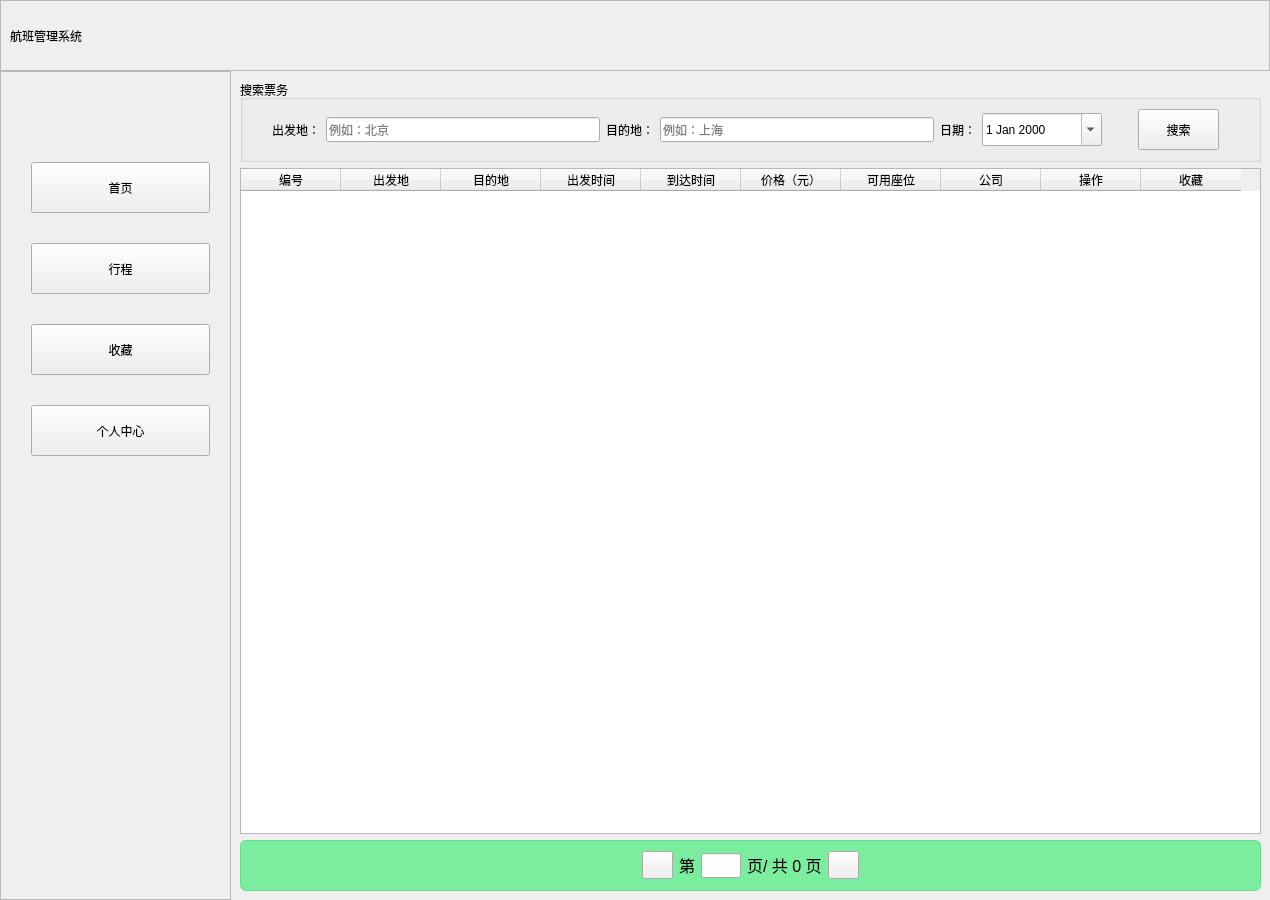
<?xml version="1.0" encoding="UTF-8"?>
<ui version="4.0">
 <class>Deal</class>
 <widget class="QWidget" name="Deal">
  <property name="geometry">
   <rect>
    <x>0</x>
    <y>0</y>
    <width>1270</width>
    <height>900</height>
   </rect>
  </property>
  <property name="windowTitle">
   <string>订票系统</string>
  </property>
  <layout class="QVBoxLayout" name="verticalLayout_main">
   <property name="spacing">
    <number>0</number>
   </property>
   <property name="leftMargin">
    <number>0</number>
   </property>
   <property name="topMargin">
    <number>0</number>
   </property>
   <property name="rightMargin">
    <number>0</number>
   </property>
   <property name="bottomMargin">
    <number>0</number>
   </property>
   <item>
    <widget class="QFrame" name="HeaderBar">
     <property name="minimumSize">
      <size>
       <width>0</width>
       <height>71</height>
      </size>
     </property>
     <property name="maximumSize">
      <size>
       <width>16777215</width>
       <height>71</height>
      </size>
     </property>
     <property name="frameShape">
      <enum>QFrame::Shape::StyledPanel</enum>
     </property>
     <property name="frameShadow">
      <enum>QFrame::Shadow::Raised</enum>
     </property>
     <layout class="QHBoxLayout" name="horizontalLayout_header">
      <item>
       <widget class="QLabel" name="Title">
        <property name="minimumSize">
         <size>
          <width>151</width>
          <height>31</height>
         </size>
        </property>
        <property name="text">
         <string>航班管理系统</string>
        </property>
       </widget>
      </item>
      <item>
       <spacer name="horizontalSpacer_header">
        <property name="orientation">
         <enum>Qt::Orientation::Horizontal</enum>
        </property>
        <property name="sizeHint" stdset="0">
         <size>
          <width>40</width>
          <height>20</height>
         </size>
        </property>
       </spacer>
      </item>
      <item>
       <widget class="QPushButton" name="Avatar">
        <property name="minimumSize">
         <size>
          <width>41</width>
          <height>41</height>
         </size>
        </property>
        <property name="text">
         <string/>
        </property>
        <property name="flat">
         <bool>true</bool>
        </property>
       </widget>
      </item>
     </layout>
    </widget>
   </item>
   <item>
    <layout class="QHBoxLayout" name="horizontalLayout_body">
     <property name="spacing">
      <number>0</number>
     </property>
     <item>
      <widget class="QFrame" name="btn_frame">
       <property name="minimumSize">
        <size>
         <width>231</width>
         <height>0</height>
        </size>
       </property>
       <property name="maximumSize">
        <size>
         <width>231</width>
         <height>16777215</height>
        </size>
       </property>
       <property name="frameShape">
        <enum>QFrame::Shape::StyledPanel</enum>
       </property>
       <property name="frameShadow">
        <enum>QFrame::Shadow::Raised</enum>
       </property>
       <layout class="QVBoxLayout" name="verticalLayout_sidebar">
        <property name="spacing">
         <number>30</number>
        </property>
        <property name="leftMargin">
         <number>30</number>
        </property>
        <property name="topMargin">
         <number>90</number>
        </property>
        <property name="rightMargin">
         <number>20</number>
        </property>
        <item>
         <widget class="QPushButton" name="home">
          <property name="minimumSize">
           <size>
            <width>0</width>
            <height>51</height>
           </size>
          </property>
          <property name="styleSheet">
           <string notr="true"/>
          </property>
          <property name="text">
           <string>首页</string>
          </property>
         </widget>
        </item>
        <item>
         <widget class="QPushButton" name="Deal_2">
          <property name="minimumSize">
           <size>
            <width>0</width>
            <height>51</height>
           </size>
          </property>
          <property name="styleSheet">
           <string notr="true"/>
          </property>
          <property name="text">
           <string>行程</string>
          </property>
         </widget>
        </item>
        <item>
         <widget class="QPushButton" name="favorite_button">
          <property name="minimumSize">
           <size>
            <width>0</width>
            <height>51</height>
           </size>
          </property>
          <property name="styleSheet">
           <string notr="true"/>
          </property>
          <property name="text">
           <string>收藏</string>
          </property>
         </widget>
        </item>
        <item>
         <widget class="QPushButton" name="Single_Center">
          <property name="minimumSize">
           <size>
            <width>0</width>
            <height>51</height>
           </size>
          </property>
          <property name="styleSheet">
           <string notr="true"/>
          </property>
          <property name="text">
           <string>个人中心</string>
          </property>
         </widget>
        </item>
        <item>
         <spacer name="verticalSpacer_sidebar">
          <property name="orientation">
           <enum>Qt::Orientation::Vertical</enum>
          </property>
          <property name="sizeHint" stdset="0">
           <size>
            <width>20</width>
            <height>40</height>
           </size>
          </property>
         </spacer>
        </item>
       </layout>
      </widget>
     </item>
     <item>
      <widget class="QStackedWidget" name="stackedWidget">
       <property name="autoFillBackground">
        <bool>true</bool>
       </property>
       <property name="currentIndex">
        <number>0</number>
       </property>
       <widget class="QWidget" name="page_tickets">
        <property name="enabled">
         <bool>true</bool>
        </property>
        <layout class="QVBoxLayout" name="verticalLayout_content">
         <item>
          <widget class="QGroupBox" name="searchGroup">
           <property name="minimumSize">
            <size>
             <width>0</width>
             <height>80</height>
            </size>
           </property>
           <property name="autoFillBackground">
            <bool>false</bool>
           </property>
           <property name="styleSheet">
            <string notr="true"/>
           </property>
           <property name="title">
            <string>搜索票务</string>
           </property>
           <layout class="QHBoxLayout" name="horizontalLayout">
            <item>
             <spacer name="horizontalSpacer_search_2">
              <property name="orientation">
               <enum>Qt::Orientation::Horizontal</enum>
              </property>
              <property name="sizeType">
               <enum>QSizePolicy::Policy::Minimum</enum>
              </property>
              <property name="sizeHint" stdset="0">
               <size>
                <width>20</width>
                <height>20</height>
               </size>
              </property>
             </spacer>
            </item>
            <item>
             <widget class="QLabel" name="label_from">
              <property name="styleSheet">
               <string notr="true"/>
              </property>
              <property name="text">
               <string>出发地：</string>
              </property>
             </widget>
            </item>
            <item>
             <widget class="QLineEdit" name="lineEdit_from">
              <property name="minimumSize">
               <size>
                <width>100</width>
                <height>25</height>
               </size>
              </property>
              <property name="styleSheet">
               <string notr="true"/>
              </property>
              <property name="placeholderText">
               <string>例如：北京</string>
              </property>
             </widget>
            </item>
            <item>
             <widget class="QLabel" name="label_to">
              <property name="styleSheet">
               <string notr="true"/>
              </property>
              <property name="text">
               <string>目的地：</string>
              </property>
             </widget>
            </item>
            <item>
             <widget class="QLineEdit" name="lineEdit_to">
              <property name="minimumSize">
               <size>
                <width>100</width>
                <height>25</height>
               </size>
              </property>
              <property name="styleSheet">
               <string notr="true"/>
              </property>
              <property name="placeholderText">
               <string>例如：上海</string>
              </property>
             </widget>
            </item>
            <item>
             <widget class="QLabel" name="label_date">
              <property name="styleSheet">
               <string notr="true"/>
              </property>
              <property name="text">
               <string>日期：</string>
              </property>
             </widget>
            </item>
            <item>
             <widget class="QDateEdit" name="dateEdit">
              <property name="minimumSize">
               <size>
                <width>120</width>
                <height>33</height>
               </size>
              </property>
              <property name="styleSheet">
               <string notr="true"/>
              </property>
              <property name="calendarPopup">
               <bool>true</bool>
              </property>
             </widget>
            </item>
            <item>
             <spacer name="horizontalSpacer_search_3">
              <property name="orientation">
               <enum>Qt::Orientation::Horizontal</enum>
              </property>
              <property name="sizeType">
               <enum>QSizePolicy::Policy::Minimum</enum>
              </property>
              <property name="sizeHint" stdset="0">
               <size>
                <width>30</width>
                <height>20</height>
               </size>
              </property>
             </spacer>
            </item>
            <item>
             <widget class="QPushButton" name="btn_search">
              <property name="minimumSize">
               <size>
                <width>81</width>
                <height>41</height>
               </size>
              </property>
              <property name="styleSheet">
               <string notr="true"/>
              </property>
              <property name="text">
               <string>搜索</string>
              </property>
             </widget>
            </item>
            <item>
             <spacer name="horizontalSpacer_search">
              <property name="orientation">
               <enum>Qt::Orientation::Horizontal</enum>
              </property>
              <property name="sizeType">
               <enum>QSizePolicy::Policy::Minimum</enum>
              </property>
              <property name="sizeHint" stdset="0">
               <size>
                <width>30</width>
                <height>20</height>
               </size>
              </property>
             </spacer>
            </item>
           </layout>
          </widget>
         </item>
         <item>
          <widget class="QTableWidget" name="tableWidget_tickets">
           <property name="autoFillBackground">
            <bool>false</bool>
           </property>
           <property name="styleSheet">
            <string notr="true"/>
           </property>
           <property name="frameShadow">
            <enum>QFrame::Shadow::Sunken</enum>
           </property>
           <property name="selectionMode">
            <enum>QAbstractItemView::SelectionMode::SingleSelection</enum>
           </property>
           <property name="selectionBehavior">
            <enum>QAbstractItemView::SelectionBehavior::SelectRows</enum>
           </property>
           <column>
            <property name="text">
             <string>编号</string>
            </property>
           </column>
           <column>
            <property name="text">
             <string>出发地</string>
            </property>
           </column>
           <column>
            <property name="text">
             <string>目的地</string>
            </property>
           </column>
           <column>
            <property name="text">
             <string>出发时间</string>
            </property>
           </column>
           <column>
            <property name="text">
             <string>到达时间</string>
            </property>
           </column>
           <column>
            <property name="text">
             <string>价格（元）</string>
            </property>
           </column>
           <column>
            <property name="text">
             <string>可用座位</string>
            </property>
           </column>
           <column>
            <property name="text">
             <string>公司</string>
            </property>
           </column>
           <column>
            <property name="text">
             <string>操作</string>
            </property>
           </column>
           <column>
            <property name="text">
             <string>收藏</string>
            </property>
           </column>
          </widget>
         </item>
         <item>
          <widget class="QFrame" name="paginationFrame">
           <property name="minimumSize">
            <size>
             <width>0</width>
             <height>51</height>
            </size>
           </property>
           <property name="styleSheet">
            <string notr="true">QFrame#paginationFrame {
    background-color: #7bed9f;
    color: #333333;
    border: 1px solid #6bda8d;
    border-radius: 6px;
    padding: 0px;
}</string>
           </property>
           <property name="frameShape">
            <enum>QFrame::Shape::StyledPanel</enum>
           </property>
           <property name="frameShadow">
            <enum>QFrame::Shadow::Raised</enum>
           </property>
           <layout class="QHBoxLayout" name="horizontalLayout_2">
            <item>
             <spacer name="horizontalSpacer_pag_left">
              <property name="orientation">
               <enum>Qt::Orientation::Horizontal</enum>
              </property>
              <property name="sizeHint" stdset="0">
               <size>
                <width>40</width>
                <height>20</height>
               </size>
              </property>
             </spacer>
            </item>
            <item>
             <widget class="QPushButton" name="btn_prev">
              <property name="minimumSize">
               <size>
                <width>31</width>
                <height>28</height>
               </size>
              </property>
              <property name="maximumSize">
               <size>
                <width>31</width>
                <height>28</height>
               </size>
              </property>
              <property name="text">
               <string/>
              </property>
             </widget>
            </item>
            <item>
             <widget class="QLabel" name="label_pageInfo_2">
              <property name="text">
               <string>&lt;html&gt;&lt;head/&gt;&lt;body&gt;&lt;p&gt;&lt;span style=&quot; font-size:12pt;&quot;&gt;第&lt;/span&gt;&lt;/p&gt;&lt;/body&gt;&lt;/html&gt;</string>
              </property>
             </widget>
            </item>
            <item>
             <widget class="QLineEdit" name="lineEdit_pageNum">
              <property name="minimumSize">
               <size>
                <width>30</width>
                <height>25</height>
               </size>
              </property>
              <property name="maximumSize">
               <size>
                <width>40</width>
                <height>25</height>
               </size>
              </property>
             </widget>
            </item>
            <item>
             <widget class="QLabel" name="label_pageInfo">
              <property name="text">
               <string>&lt;html&gt;&lt;head/&gt;&lt;body&gt;&lt;p&gt;&lt;span style=&quot; font-size:12pt;&quot;&gt;页/ 共 0 页&lt;/span&gt;&lt;/p&gt;&lt;/body&gt;&lt;/html&gt;</string>
              </property>
             </widget>
            </item>
            <item>
             <widget class="QPushButton" name="btn_next">
              <property name="minimumSize">
               <size>
                <width>31</width>
                <height>28</height>
               </size>
              </property>
              <property name="maximumSize">
               <size>
                <width>31</width>
                <height>28</height>
               </size>
              </property>
              <property name="text">
               <string/>
              </property>
             </widget>
            </item>
            <item>
             <spacer name="horizontalSpacer_pag_right">
              <property name="orientation">
               <enum>Qt::Orientation::Horizontal</enum>
              </property>
              <property name="sizeHint" stdset="0">
               <size>
                <width>40</width>
                <height>20</height>
               </size>
              </property>
             </spacer>
            </item>
           </layout>
          </widget>
         </item>
        </layout>
       </widget>
      </widget>
     </item>
    </layout>
   </item>
  </layout>
 </widget>
 <resources/>
 <connections/>
</ui>
